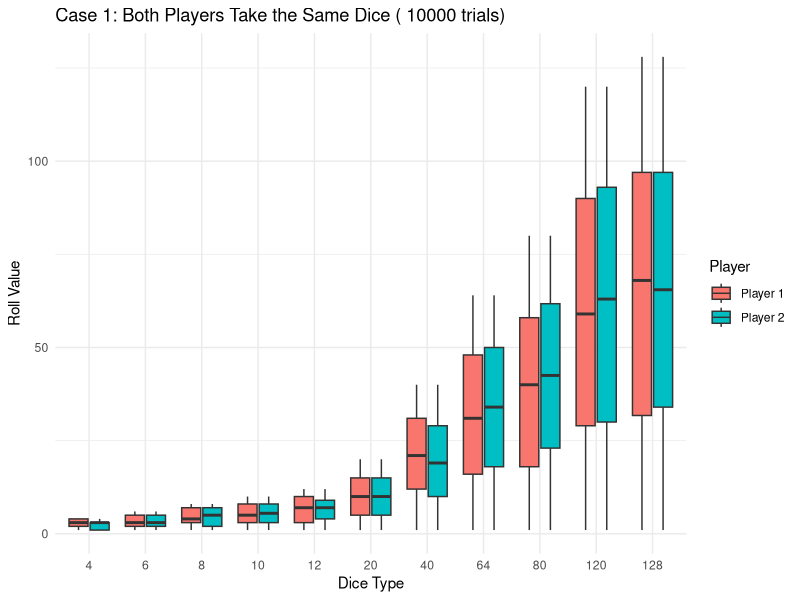
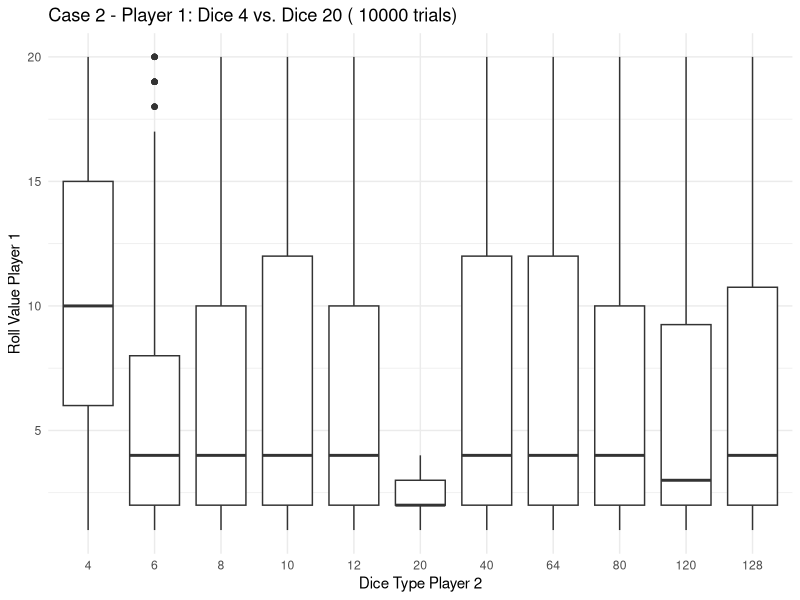
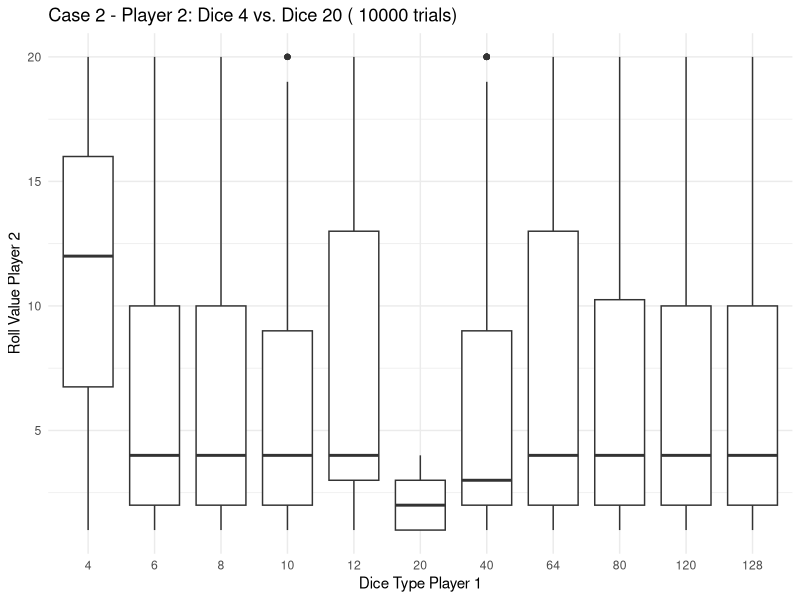
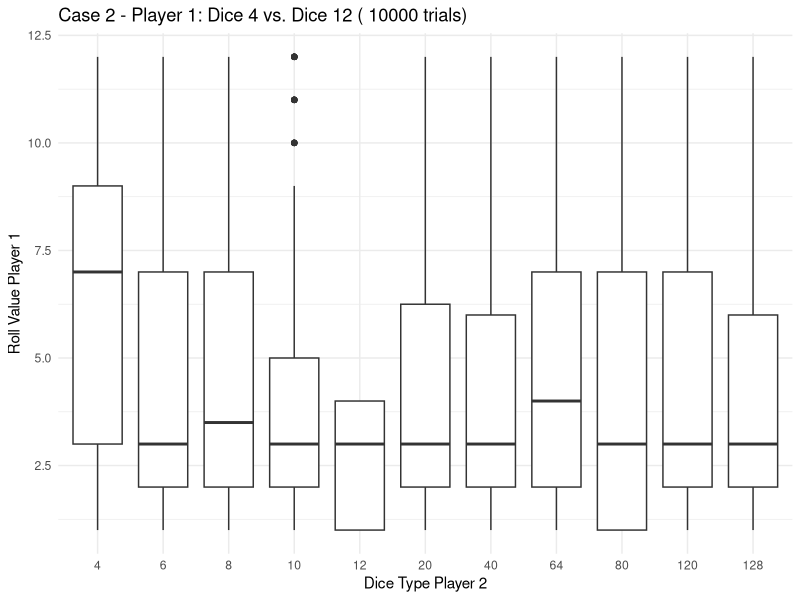
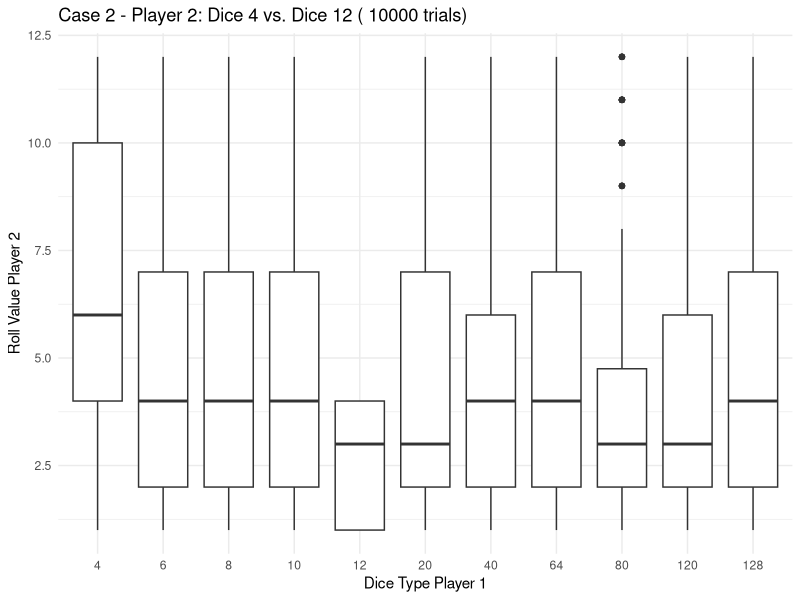
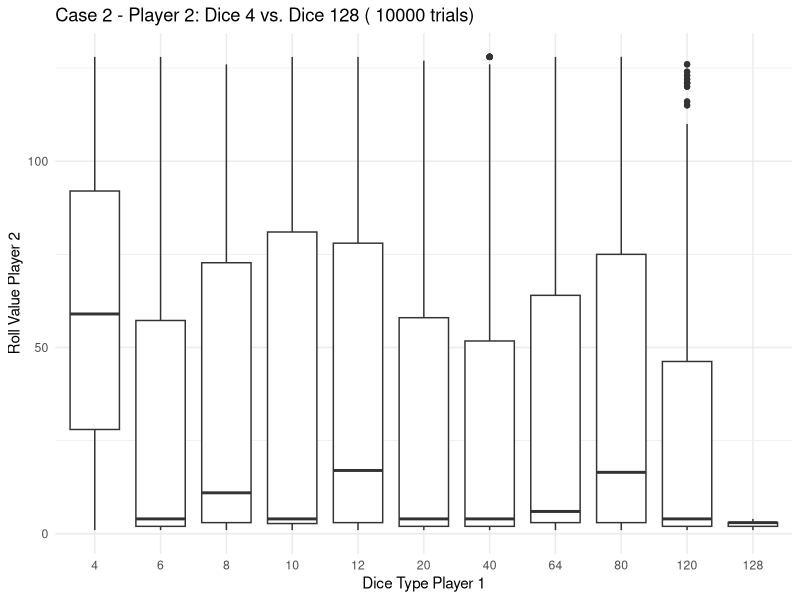

These charts were generated, in order, by the following R code:
## ---- chunk 1
library(ggplot2)
# Function to simulate a single dice duel with both players taking the same type of dice
simulate_same_dice_duel <- function() {
  dice_type <- sample(c(4, 6, 8, 10, 12,20,40,64,80,120,128), 1)
  roll_player1 <- sample(1:dice_type, 1)
  roll_player2 <- sample(1:dice_type, 1)
  return(c(dice_type, roll_player1, dice_type, roll_player2))
}

# Function to simulate a single dice duel with both players taking different types of dice
simulate_different_dice_duel <- function() {
  dice_types <- sample(c(4, 6, 8, 10, 12,20,40,64,80,120,128), 2, replace = FALSE)
  roll_player1 <- sample(1:dice_types[1], 1)
  roll_player2 <- sample(1:dice_types[2], 1)
  return(c(dice_types[1], roll_player1, dice_types[2], roll_player2))
}

# Monte Carlo simulation for both cases
num_trials <- 10000

# Case 1: Both players take the same type of dice
same_dice_simulation_results <- replicate(num_trials, simulate_same_dice_duel())
same_dice_data <- data.frame(Player = rep(c("Player 1", "Player 2"), each = ncol(same_dice_simulation_results)),
                             Dice_Type = rep(same_dice_simulation_results[1, ], 2),
                             Roll_Value = as.integer(c(same_dice_simulation_results[2, ], same_dice_simulation_results[4, ])))

# Visualize the results for Case 1 using ggplot2
ggplot(same_dice_data, aes(x = factor(Dice_Type), y = Roll_Value, fill = Player)) +
  geom_boxplot() +
  labs(title = paste("Case 1: Both Players Take the Same Dice (", num_trials, "trials)"),
       x = "Dice Type",
       y = "Roll Value",
       fill = "Player") +
  theme_minimal()

# Case 2: Both players take different types of dice
different_dice_simulation_results <- replicate(num_trials, simulate_different_dice_duel())
different_dice_data <- data.frame(Player = rep(c("Player 1", "Player 2"), each = ncol(different_dice_simulation_results)),
                                  Dice_Type_Player1 = rep(different_dice_simulation_results[1, ], 2),
                                  Roll_Value_Player1 = as.integer(c(different_dice_simulation_results[2, ])),
                                  Dice_Type_Player2 = rep(different_dice_simulation_results[3, ], 2),
                                  Roll_Value_Player2 = as.integer(c(different_dice_simulation_results[4, ])))

# Visualize the results for Case 2 - Player 1 (Dice 4 vs. Dice 20)
ggplot(subset(different_dice_data, Dice_Type_Player1 %in% c(4, 20)), aes(x = factor(Dice_Type_Player2), y = Roll_Value_Player1)) +
  geom_boxplot() +
  labs(title = paste("Case 2 - Player 1: Dice 4 vs. Dice 20 (", num_trials, "trials)"),
       x = "Dice Type Player 2",
       y = "Roll Value Player 1") +
  theme_minimal()

# Visualize the results for Case 2 - Player 2 (Dice 4 vs. Dice 20)
ggplot(subset(different_dice_data, Dice_Type_Player2 %in% c(4, 20)), aes(x = factor(Dice_Type_Player1), y = Roll_Value_Player2)) +
  geom_boxplot() +
  labs(title = paste("Case 2 - Player 2: Dice 4 vs. Dice 20 (", num_trials, "trials)"),
       x = "Dice Type Player 1",
       y = "Roll Value Player 2") +
  theme_minimal()

# Visualize the results for Case 2 - Player 1 (Dice 4 vs. Dice 12)
ggplot(subset(different_dice_data, Dice_Type_Player1 %in% c(4, 12)), aes(x = factor(Dice_Type_Player2), y = Roll_Value_Player1)) +
  geom_boxplot() +
  labs(title = paste("Case 2 - Player 1: Dice 4 vs. Dice 12 (", num_trials, "trials)"),
       x = "Dice Type Player 2",
       y = "Roll Value Player 1") +
  theme_minimal()

# Visualize the results for Case 2 - Player 2 (Dice 4 vs. Dice 12)
ggplot(subset(different_dice_data, Dice_Type_Player2 %in% c(4, 12)), aes(x = factor(Dice_Type_Player1), y = Roll_Value_Player2)) +
  geom_boxplot() +
  labs(title = paste("Case 2 - Player 2: Dice 4 vs. Dice 12 (", num_trials, "trials)"),
       x = "Dice Type Player 1",
       y = "Roll Value Player 2") +
  theme_minimal()

# Visualize the results for Case 2 - Player 2 (Dice 4 vs. Dice 128)
ggplot(subset(different_dice_data, Dice_Type_Player2 %in% c(4, 128)), aes(x = factor(Dice_Type_Player1), y = Roll_Value_Player2)) +
  geom_boxplot() +
  labs(title = paste("Case 2 - Player 2: Dice 4 vs. Dice 128 (", num_trials, "trials)"),
       x = "Dice Type Player 1",
       y = "Roll Value Player 2") +
  theme_minimal()


# Summarize the results for Case 1 (Same Dice)
summary_case1 <- table(same_dice_data$Roll_Value)

# Summarize the results for Case 2 (Different Dice)
summary_case2 <- table(different_dice_data$Roll_Value_Player1 == different_dice_data$Roll_Value_Player2)

# Display summaries
cat("\nSummary of Case 1 - Same Dice:\n")
print(summary_case1)

cat("\nSummary of Case 2 - Different Dice:\n")
print(summary_case2)

